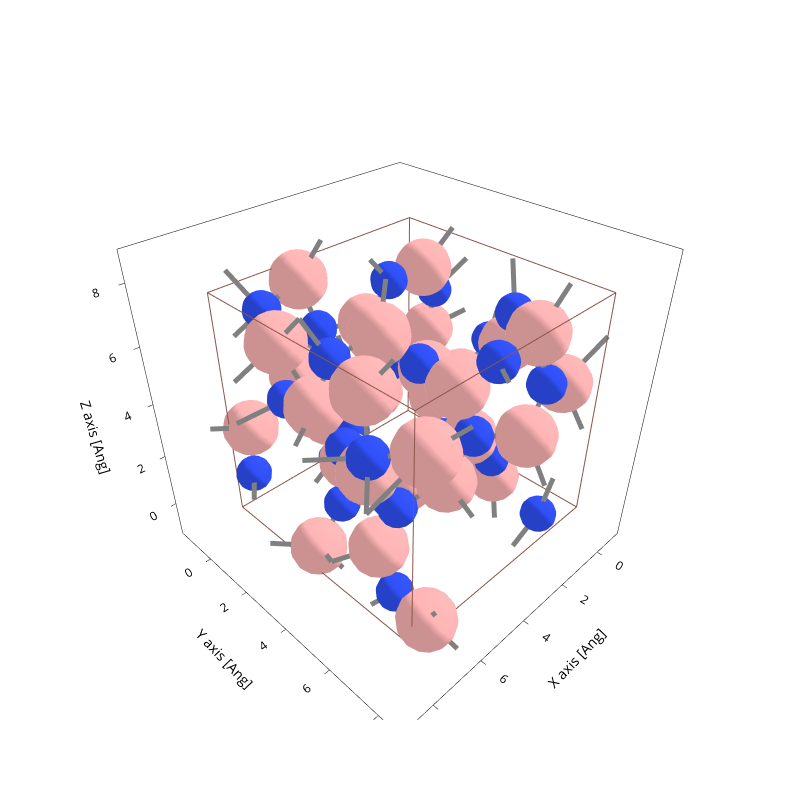

Notebook code cell kept with this figure:
### Code cell
file = sisl.get_sile(path / "aiida.fdf")
fig = file.plot.geometry(axes="xyz")
# filepath = savedir_struct / f"{n_atoms}atm_{structure}.png"
# fig.write_image(str(filepath))
fig.update_layout(
    autosize=False,
    width=800,
    height=800,
    showlegend=False,
)
fig.show()

filename = f"{split}_{n_atoms}atm_{structure}_structure.png"
dir = Path("exports") / model_dir.parts[-1] 
filepath = dir/ filename
dir.mkdir(exist_ok=True, parents=True)
fig.write_image(filepath)

### Figure 1 — Plotly figure (JSON) as saved in the notebook; plotly's stock layout.template omitted (floating-point values rounded to 4 significant figures; data arrays with more than 128 entries replaced by an {"elided": "..."} marker saying what was removed)
{"data": [{"line": {"color": "gray", "width": 10}, "meta": {}, "mode": "lines", "name": "Bonds", "opacity": 1, "type": "scatter3d", "x": {"elided": "2772 float values"}, "y": {"elided": "2772 float values"}, "z": {"elided": "2772 float values"}}, {"alphahull": 0, "color": "#FFB5B5", "hovertemplate": "%{meta.position}", "legendgroup": "Atoms", "meta": {"meta": {"Atoms_i": 0}, "position": "(6.96, 3.26, 5.25)"}, "name": "Atoms", "opacity": 1, "showlegend": true, "showscale": false, "type": "mesh3d", "x": {"elided": "225 float values"}, "y": {"elided": "225 float values"}, "z": {"elided": "225 float values"}}, {"alphahull": 0, "color": "#FFB5B5", "hovertemplate": "%{meta.position}", "legendgroup": "Atoms", "meta": {"meta": {"Atoms_i": 1}, "position": "(3.66, 1.77, 5.98)"}, "name": "Atoms", "opacity": 1, "showlegend": false, "showscale": false, "type": "mesh3d", "x": {"elided": "225 float values"}, "y": {"elided": "225 float values"}, "z": {"elided": "225 float values"}}, {"alphahull": 0, "color": "#FFB5B5", "hovertemplate": "%{meta.position}", "legendgroup": "Atoms", "meta": {"meta": {"Atoms_i": 2}, "position": "(4.61, 4.39, 1.74)"}, "name": "Atoms", "opacity": 1, "showlegend": false, "showscale": false, "type": "mesh3d", "x": {"elided": "225 float values"}, "y": {"elided": "225 float values"}, "z": {"elided": "225 float values"}}, {"alphahull": 0, "color": "#FFB5B5", "hovertemplate": "%{meta.position}", "legendgroup": "Atoms", "meta": {"meta": {"Atoms_i": 3}, "position": "(6.92, 7.35, 5.91)"}, "name": "Atoms", "opacity": 1, "showlegend": false, "showscale": false, "type": "mesh3d", "x": {"elided": "225 float values"}, "y": {"elided": "225 float values"}, "z": {"elided": "225 float values"}}, {"alphahull": 0, "color": "#FFB5B5", "hovertemplate": "%{meta.position}", "legendgroup": "Atoms", "meta": {"meta": {"Atoms_i": 4}, "position": "(3.55, 2.02, 3.55)"}, "name": "Atoms", "opacity": 1, "showlegend": false, "showscale": false, "type": "mesh3d", "x": {"elided": "225 float values"}, "y": {"elided": "225 float values"}, "z": {"elided": "225 float values"}}, {"alphahull": 0, "color": "#FFB5B5", "hovertemplate": "%{meta.position}", "legendgroup": "Atoms", "meta": {"meta": {"Atoms_i": 5}, "position": "(1.16, 5.24, 5.65)"}, "name": "Atoms", "opacity": 1, "showlegend": false, "showscale": false, "type": "mesh3d", "x": {"elided": "225 float values"}, "y": {"elided": "225 float values"}, "z": {"elided": "225 float values"}}, {"alphahull": 0, "color": "#FFB5B5", "hovertemplate": "%{meta.position}", "legendgroup": "Atoms", "meta": {"meta": {"Atoms_i": 6}, "position": "(7.34, 3.41, 0.33)"}, "name": "Atoms", "opacity": 1, "showlegend": false, "showscale": false, "type": "mesh3d", "x": {"elided": "225 float values"}, "y": {"elided": "225 float values"}, "z": {"elided": "225 float values"}}, {"alphahull": 0, "color": "#FFB5B5", "hovertemplate": "%{meta.position}", "legendgroup": "Atoms", "meta": {"meta": {"Atoms_i": 7}, "position": "(1.52, 2.08, 7.18)"}, "name": "Atoms", "opacity": 1, "showlegend": false, "showscale": false, "type": "mesh3d", "x": {"elided": "225 float values"}, "y": {"elided": "225 float values"}, "z": {"elided": "225 float values"}}, {"alphahull": 0, "color": "#FFB5B5", "hovertemplate": "%{meta.position}", "legendgroup": "Atoms", "meta": {"meta": {"Atoms_i": 8}, "position": "(4.35, 6.05, 5.95)"}, "name": "Atoms", "opacity": 1, "showlegend": false, "showscale": false, "type": "mesh3d", "x": {"elided": "225 float values"}, "y": {"elided": "225 float values"}, "z": {"elided": "225 float values"}}, {"alphahull": 0, "color": "#FFB5B5", "hovertemplate": "%{meta.position}", "legendgroup": "Atoms", "meta": {"meta": {"Atoms_i": 9}, "position": "(5.73, 0.88, 4.68)"}, "name": "Atoms", "opacity": 1, "showlegend": false, "showscale": false, "type": "mesh3d", "x": {"elided": "225 float values"}, "y": {"elided": "225 float values"}, "z": {"elided": "225 float values"}}, {"alphahull": 0, "color": "#FFB5B5", "hovertemplate": "%{meta.position}", "legendgroup": "Atoms", "meta": {"meta": {"Atoms_i": 10}, "position": "(5.91, 3.29, 2.79)"}, "name": "Atoms", "opacity": 1, "showlegend": false, "showscale": false, "type": "mesh3d", "x": {"elided": "225 float values"}, "y": {"elided": "225 float values"}, "z": {"elided": "225 float values"}}, {"alphahull": 0, "color": "#FFB5B5", "hovertemplate": "%{meta.position}", "legendgroup": "Atoms", "meta": {"meta": {"Atoms_i": 11}, "position": "(2.72, 5.27, 3.03)"}, "name": "Atoms", "opacity": 1, "showlegend": false, "showscale": false, "type": "mesh3d", "x": {"elided": "225 float values"}, "y": {"elided": "225 float values"}, "z": {"elided": "225 float values"}}, {"alphahull": 0, "color": "#FFB5B5", "hovertemplate": "%{meta.position}", "legendgroup": "Atoms", "meta": {"meta": {"Atoms_i": 12}, "position": "(0.83, 7.08, 4.92)"}, "name": "Atoms", "opacity": 1, "showlegend": false, "showscale": false, "type": "mesh3d", "x": {"elided": "225 float values"}, "y": {"elided": "225 float values"}, "z": {"elided": "225 float values"}}, {"alphahull": 0, "color": "#FFB5B5", "hovertemplate": "%{meta.position}", "legendgroup": "Atoms", "meta": {"meta": {"Atoms_i": 13}, "position": "(7.09, 7.67, 0.38)"}, "name": "Atoms", "opacity": 1, "showlegend": false, "showscale": false, "type": "mesh3d", "x": {"elided": "225 float values"}, "y": {"elided": "225 float values"}, "z": {"elided": "225 float values"}}, {"alphahull": 0, "color": "#FFB5B5", "hovertemplate": "%{meta.position}", "legendgroup": "Atoms", "meta": {"meta": {"Atoms_i": 14}, "position": "(7.00, 5.31, 6.74)"}, "name": "Atoms", "opacity": 1, "showlegend": false, "showscale": false, "type": "mesh3d", "x": {"elided": "225 float values"}, "y": {"elided": "225 float values"}, "z": {"elided": "225 float values"}}, {"alphahull": 0, "color": "#FFB5B5", "hovertemplate": "%{meta.position}", "legendgroup": "Atoms", "meta": {"meta": {"Atoms_i": 15}, "position": "(6.97, 5.33, 4.15)"}, "name": "Atoms", "opacity": 1, "showlegend": false, "showscale": false, "type": "mesh3d", "x": {"elided": "225 float values"}, "y": {"elided": "225 float values"}, "z": {"elided": "225 float values"}}, {"alphahull": 0, "color": "#FFB5B5", "hovertemplate": "%{meta.position}", "legendgroup": "Atoms", "meta": {"meta": {"Atoms_i": 16}, "position": "(7.08, 0.05, 2.91)"}, "name": "Atoms", "opacity": 1, "showlegend": false, "showscale": false, "type": "mesh3d", "x": {"elided": "225 float values"}, "y": {"elided": "225 float values"}, "z": {"elided": "225 float values"}}, {"alphahull": 0, "color": "#FFB5B5", "hovertemplate": "%{meta.position}", "legendgroup": "Atoms", "meta": {"meta": {"Atoms_i": 17}, "position": "(0.54, 1.42, 4.43)"}, "name": "Atoms", "opacity": 1, "showlegend": false, "showscale": false, "type": "mesh3d", "x": {"elided": "225 float values"}, "y": {"elided": "225 float values"}, "z": {"elided": "225 float values"}}, {"alphahull": 0, "color": "#FFB5B5", "hovertemplate": "%{meta.position}", "legendgroup": "Atoms", "meta": {"meta": {"Atoms_i": 18}, "position": "(1.89, 0.06, 2.41)"}, "name": "Atoms", "opacity": 1, "showlegend": false, "showscale": false, "type": "mesh3d", "x": {"elided": "225 float values"}, "y": {"elided": "225 float values"}, "z": {"elided": "225 float values"}}, {"alphahull": 0, "color": "#FFB5B5", "hovertemplate": "%{meta.position}", "legendgroup": "Atoms", "meta": {"meta": {"Atoms_i": 19}, "position": "(1.23, 3.57, 3.80)"}, "name": "Atoms", "opacity": 1, "showlegend": false, "showscale": false, "type": "mesh3d", "x": {"elided": "225 float values"}, "y": {"elided": "225 float values"}, "z": {"elided": "225 float values"}}, {"alphahull": 0, "color": "#FFB5B5", "hovertemplate": "%{meta.position}", "legendgroup": "Atoms", "meta": {"meta": {"Atoms_i": 20}, "position": "(4.64, 0.79, 2.38)"}, "name": "Atoms", "opacity": 1, "showlegend": false, "showscale": false, "type": "mesh3d", "x": {"elided": "225 float values"}, "y": {"elided": "225 float values"}, "z": {"elided": "225 float values"}}, {"alphahull": 0, "color": "#FFB5B5", "hovertemplate": "%{meta.position}", "legendgroup": "Atoms", "meta": {"meta": {"Atoms_i": 21}, "position": "(2.41, 7.09, 7.22)"}, "name": "Atoms", "opacity": 1, "showlegend": false, "showscale": false, "type": "mesh3d", "x": {"elided": "225 float values"}, "y": {"elided": "225 float values"}, "z": {"elided": "225 float values"}}, {"alphahull": 0, "color": "#FFB5B5", "hovertemplate": "%{meta.position}", "legendgroup": "Atoms", "meta": {"meta": {"Atoms_i": 22}, "position": "(3.16, 7.58, 4.52)"}, "name": "Atoms", "opacity": 1, "showlegend": false, "showscale": false, "type": "mesh3d", "x": {"elided": "225 float values"}, "y": {"elided": "225 float values"}, "z": {"elided": "225 float values"}}, {"alphahull": 0, "color": "#FFB5B5", "hovertemplate": "%{meta.position}", "legendgroup": "Atoms", "meta": {"meta": {"Atoms_i": 23}, "position": "(6.88, 5.59, 1.54)"}, "name": "Atoms", "opacity": 1, "showlegend": false, "showscale": false, "type": "mesh3d", "x": {"elided": "225 float values"}, "y": {"elided": "225 float values"}, "z": {"elided": "225 float values"}}, {"alphahull": 0, "color": "#FFB5B5", "hovertemplate": "%{meta.position}", "legendgroup": "Atoms", "meta": {"meta": {"Atoms_i": 24}, "position": "(7.09, 1.94, 6.75)"}, "name": "Atoms", "opacity": 1, "showlegend": false, "showscale": false, "type": "mesh3d", "x": {"elided": "225 float values"}, "y": {"elided": "225 float values"}, "z": {"elided": "225 float values"}}, {"alphahull": 0, "color": "#FFB5B5", "hovertemplate": "%{meta.position}", "legendgroup": "Atoms", "meta": {"meta": {"Atoms_i": 25}, "position": "(0.56, 1.77, 1.81)"}, "name": "Atoms", "opacity": 1, "showlegend": false, "showscale": false, "type": "mesh3d", "x": {"elided": "225 float values"}, "y": {"elided": "225 float values"}, "z": {"elided": "225 float values"}}, {"alphahull": 0, "color": "#FFB5B5", "hovertemplate": "%{meta.position}", "legendgroup": "Atoms", "meta": {"meta": {"Atoms_i": 26}, "position": "(5.06, 6.41, 3.35)"}, "name": "Atoms", "opacity": 1, "showlegend": false, "showscale": false, "type": "mesh3d", "x": {"elided": "225 float values"}, "y": {"elided": "225 float values"}, "z": {"elided": "225 float values"}}, {"alphahull": 0, "color": "#FFB5B5", "hovertemplate": "%{meta.position}", "legendgroup": "Atoms", "meta": {"meta": {"Atoms_i": 27}, "position": "(1.31, 5.25, 0.60)"}, "name": "Atoms", "opacity": 1, "showlegend": false, "showscale": false, "type": "mesh3d", "x": {"elided": "225 float values"}, "y": {"elided": "225 float values"}, "z": {"elided": "225 float values"}}, {"alphahull": 0, "color": "#FFB5B5", "hovertemplate": "%{meta.position}", "legendgroup": "Atoms", "meta": {"meta": {"Atoms_i": 28}, "position": "(4.99, 0.33, 7.35)"}, "name": "Atoms", "opacity": 1, "showlegend": false, "showscale": false, "type": "mesh3d", "x": {"elided": "225 float values"}, "y": {"elided": "225 float values"}, "z": {"elided": "225 float values"}}, {"alphahull": 0, "color": "#FFB5B5", "hovertemplate": "%{meta.position}", "legendgroup": "Atoms", "meta": {"meta": {"Atoms_i": 29}, "position": "(3.32, 4.00, 5.14)"}, "name": "Atoms", "opacity": 1, "showlegend": false, "showscale": false, "type": "mesh3d", "x": {"elided": "225 float values"}, "y": {"elided": "225 float values"}, "z": {"elided": "225 float values"}}, {"alphahull": 0, "color": "#FFB5B5", "hovertemplate": "%{meta.position}", "legendgroup": "Atoms", "meta": {"meta": {"Atoms_i": 30}, "position": "(3.92, 2.29, 0.45)"}, "name": "Atoms", "opacity": 1, "showlegend": false, "showscale": false, "type": "mesh3d", "x": {"elided": "225 float values"}, "y": {"elided": "225 float values"}, "z": {"elided": "225 float values"}}, {"alphahull": 0, "color": "#FFB5B5", "hovertemplate": "%{meta.position}", "legendgroup": "Atoms", "meta": {"meta": {"Atoms_i": 31}, "position": "(5.15, 3.92, 7.02)"}, "name": "Atoms", "opacity": 1, "showlegend": false, "showscale": false, "type": "mesh3d", "x": {"elided": "225 float values"}, "y": {"elided": "225 float values"}, "z": {"elided": "225 float values"}}, {"alphahull": 0, "color": "#3050F8", "hovertemplate": "%{meta.position}", "legendgroup": "Atoms", "meta": {"meta": {"Atoms_i": 32}, "position": "(0.63, 2.44, 0.52)"}, "name": "Atoms", "opacity": 1, "showlegend": false, "showscale": false, "type": "mesh3d", "x": {"elided": "225 float values"}, "y": {"elided": "225 float values"}, "z": {"elided": "225 float values"}}, {"alphahull": 0, "color": "#3050F8", "hovertemplate": "%{meta.position}", "legendgroup": "Atoms", "meta": {"meta": {"Atoms_i": 33}, "position": "(2.14, 7.36, 5.63)"}, "name": "Atoms", "opacity": 1, "showlegend": false, "showscale": false, "type": "mesh3d", "x": {"elided": "225 float values"}, "y": {"elided": "225 float values"}, "z": {"elided": "225 float values"}}, {"alphahull": 0, "color": "#3050F8", "hovertemplate": "%{meta.position}", "legendgroup": "Atoms", "meta": {"meta": {"Atoms_i": 34}, "position": "(0.67, 0.07, 3.59)"}, "name": "Atoms", "opacity": 1, "showlegend": false, "showscale": false, "type": "mesh3d", "x": {"elided": "225 float values"}, "y": {"elided": "225 float values"}, "z": {"elided": "225 float values"}}, {"alphahull": 0, "color": "#3050F8", "hovertemplate": "%{meta.position}", "legendgroup": "Atoms", "meta": {"meta": {"Atoms_i": 35}, "position": "(4.57, 3.60, 0.53)"}, "name": "Atoms", "opacity": 1, "showlegend": false, "showscale": false, "type": "mesh3d", "x": {"elided": "225 float values"}, "y": {"elided": "225 float values"}, "z": {"elided": "225 float values"}}, {"alphahull": 0, "color": "#3050F8", "hovertemplate": "%{meta.position}", "legendgroup": "Atoms", "meta": {"meta": {"Atoms_i": 36}, "position": "(6.35, 3.42, 1.44)"}, "name": "Atoms", "opacity": 1, "showlegend": false, "showscale": false, "type": "mesh3d", "x": {"elided": "225 float values"}, "y": {"elided": "225 float values"}, "z": {"elided": "225 float values"}}, {"alphahull": 0, "color": "#3050F8", "hovertemplate": "%{meta.position}", "legendgroup": "Atoms", "meta": {"meta": {"Atoms_i": 37}, "position": "(3.38, 2.59, 4.83)"}, "name": "Atoms", "opacity": 1, "showlegend": false, "showscale": false, "type": "mesh3d", "x": {"elided": "225 float values"}, "y": {"elided": "225 float values"}, "z": {"elided": "225 float values"}}, {"alphahull": 0, "color": "#3050F8", "hovertemplate": "%{meta.position}", "legendgroup": "Atoms", "meta": {"meta": {"Atoms_i": 38}, "position": "(6.88, 6.23, 0.17)"}, "name": "Atoms", "opacity": 1, "showlegend": false, "showscale": false, "type": "mesh3d", "x": {"elided": "225 float values"}, "y": {"elided": "225 float values"}, "z": {"elided": "225 float values"}}, {"alphahull": 0, "color": "#3050F8", "hovertemplate": "%{meta.position}", "legendgroup": "Atoms", "meta": {"meta": {"Atoms_i": 39}, "position": "(4.61, 1.03, 0.87)"}, "name": "Atoms", "opacity": 1, "showlegend": false, "showscale": false, "type": "mesh3d", "x": {"elided": "225 float values"}, "y": {"elided": "225 float values"}, "z": {"elided": "225 float values"}}, {"alphahull": 0, "color": "#3050F8", "hovertemplate": "%{meta.position}", "legendgroup": "Atoms", "meta": {"meta": {"Atoms_i": 40}, "position": "(4.85, 0.95, 5.90)"}, "name": "Atoms", "opacity": 1, "showlegend": false, "showscale": false, "type": "mesh3d", "x": {"elided": "225 float values"}, "y": {"elided": "225 float values"}, "z": {"elided": "225 float values"}}, {"alphahull": 0, "color": "#3050F8", "hovertemplate": "%{meta.position}", "legendgroup": "Atoms", "meta": {"meta": {"Atoms_i": 41}, "position": "(6.50, 0.54, 6.99)"}, "name": "Atoms", "opacity": 1, "showlegend": false, "showscale": false, "type": "mesh3d", "x": {"elided": "225 float values"}, "y": {"elided": "225 float values"}, "z": {"elided": "225 float values"}}, {"alphahull": 0, "color": "#3050F8", "hovertemplate": "%{meta.position}", "legendgroup": "Atoms", "meta": {"meta": {"Atoms_i": 42}, "position": "(0.05, 4.63, 0.93)"}, "name": "Atoms", "opacity": 1, "showlegend": false, "showscale": false, "type": "mesh3d", "x": {"elided": "225 float values"}, "y": {"elided": "225 float values"}, "z": {"elided": "225 float values"}}, {"alphahull": 0, "color": "#3050F8", "hovertemplate": "%{meta.position}", "legendgroup": "Atoms", "meta": {"meta": {"Atoms_i": 43}, "position": "(6.63, 3.61, 6.76)"}, "name": "Atoms", "opacity": 1, "showlegend": false, "showscale": false, "type": "mesh3d", "x": {"elided": "225 float values"}, "y": {"elided": "225 float values"}, "z": {"elided": "225 float values"}}, {"alphahull": 0, "color": "#3050F8", "hovertemplate": "%{meta.position}", "legendgroup": "Atoms", "meta": {"meta": {"Atoms_i": 44}, "position": "(1.99, 7.58, 0.87)"}, "name": "Atoms", "opacity": 1, "showlegend": false, "showscale": false, "type": "mesh3d", "x": {"elided": "225 float values"}, "y": {"elided": "225 float values"}, "z": {"elided": "225 float values"}}, {"alphahull": 0, "color": "#3050F8", "hovertemplate": "%{meta.position}", "legendgroup": "Atoms", "meta": {"meta": {"Atoms_i": 45}, "position": "(0.61, 1.75, 6.00)"}, "name": "Atoms", "opacity": 1, "showlegend": false, "showscale": false, "type": "mesh3d", "x": {"elided": "225 float values"}, "y": {"elided": "225 float values"}, "z": {"elided": "225 float values"}}, {"alphahull": 0, "color": "#3050F8", "hovertemplate": "%{meta.position}", "legendgroup": "Atoms", "meta": {"meta": {"Atoms_i": 46}, "position": "(6.41, 5.87, 2.89)"}, "name": "Atoms", "opacity": 1, "showlegend": false, "showscale": false, "type": "mesh3d", "x": {"elided": "225 float values"}, "y": {"elided": "225 float values"}, "z": {"elided": "225 float values"}}, {"alphahull": 0, "color": "#3050F8", "hovertemplate": "%{meta.position}", "legendgroup": "Atoms", "meta": {"meta": {"Atoms_i": 47}, "position": "(1.93, 5.58, 1.87)"}, "name": "Atoms", "opacity": 1, "showlegend": false, "showscale": false, "type": "mesh3d", "x": {"elided": "225 float values"}, "y": {"elided": "225 float values"}, "z": {"elided": "225 float values"}}, {"alphahull": 0, "color": "#3050F8", "hovertemplate": "%{meta.position}", "legendgroup": "Atoms", "meta": {"meta": {"Atoms_i": 48}, "position": "(2.94, 2.03, 7.21)"}, "name": "Atoms", "opacity": 1, "showlegend": false, "showscale": false, "type": "mesh3d", "x": {"elided": "225 float values"}, "y": {"elided": "225 float values"}, "z": {"elided": "225 float values"}}, {"alphahull": 0, "color": "#3050F8", "hovertemplate": "%{meta.position}", "legendgroup": "Atoms", "meta": {"meta": {"Atoms_i": 49}, "position": "(4.29, 6.66, 4.63)"}, "name": "Atoms", "opacity": 1, "showlegend": false, "showscale": false, "type": "mesh3d", "x": {"elided": "225 float values"}, "y": {"elided": "225 float values"}, "z": {"elided": "225 float values"}}, {"alphahull": 0, "color": "#3050F8", "hovertemplate": "%{meta.position}", "legendgroup": "Atoms", "meta": {"meta": {"Atoms_i": 50}, "position": "(6.55, 3.93, 3.99)"}, "name": "Atoms", "opacity": 1, "showlegend": false, "showscale": false, "type": "mesh3d", "x": {"elided": "225 float values"}, "y": {"elided": "225 float values"}, "z": {"elided": "225 float values"}}, {"alphahull": 0, "color": "#3050F8", "hovertemplate": "%{meta.position}", "legendgroup": "Atoms", "meta": {"meta": {"Atoms_i": 51}, "position": "(7.57, 6.03, 5.39)"}, "name": "Atoms", "opacity": 1, "showlegend": false, "showscale": false, "type": "mesh3d", "x": {"elided": "225 float values"}, "y": {"elided": "225 float values"}, "z": {"elided": "225 float values"}}, {"alphahull": 0, "color": "#3050F8", "hovertemplate": "%{meta.position}", "legendgroup": "Atoms", "meta": {"meta": {"Atoms_i": 52}, "position": "(1.65, 5.73, 7.04)"}, "name": "Atoms", "opacity": 1, "showlegend": false, "showscale": false, "type": "mesh3d", "x": {"elided": "225 float values"}, "y": {"elided": "225 float values"}, "z": {"elided": "225 float values"}}, {"alphahull": 0, "color": "#3050F8", "hovertemplate": "%{meta.position}", "legendgroup": "Atoms", "meta": {"meta": {"Atoms_i": 53}, "position": "(3.96, 7.03, 6.99)"}, "name": "Atoms", "opacity": 1, "showlegend": false, "showscale": false, "type": "mesh3d", "x": {"elided": "225 float values"}, "y": {"elided": "225 float values"}, "z": {"elided": "225 float values"}}, {"alphahull": 0, "color": "#3050F8", "hovertemplate": "%{meta.position}", "legendgroup": "Atoms", "meta": {"meta": {"Atoms_i": 54}, "position": "(2.24, 4.66, 4.32)"}, "name": "Atoms", "opacity": 1, "showlegend": false, "showscale": false, "type": "mesh3d", "x": {"elided": "225 float values"}, "y": {"elided": "225 float values"}, "z": {"elided": "225 float values"}}, {"alphahull": 0, "color": "#3050F8", "hovertemplate": "%{meta.position}", "legendgroup": "Atoms", "meta": {"meta": {"Atoms_i": 55}, "position": "(4.85, 2.28, 2.86)"}, "name": "Atoms", "opacity": 1, "showlegend": false, "showscale": false, "type": "mesh3d", "x": {"elided": "225 float values"}, "y": {"elided": "225 float values"}, "z": {"elided": "225 float values"}}, {"alphahull": 0, "color": "#3050F8", "hovertemplate": "%{meta.position}", "legendgroup": "Atoms", "meta": {"meta": {"Atoms_i": 56}, "position": "(7.50, 0.55, 1.60)"}, "name": "Atoms", "opacity": 1, "showlegend": false, "showscale": false, "type": "mesh3d", "x": {"elided": "225 float values"}, "y": {"elided": "225 float values"}, "z": {"elided": "225 float values"}}, {"alphahull": 0, "color": "#3050F8", "hovertemplate": "%{meta.position}", "legendgroup": "Atoms", "meta": {"meta": {"Atoms_i": 57}, "position": "(3.12, 0.55, 3.18)"}, "name": "Atoms", "opacity": 1, "showlegend": false, "showscale": false, "type": "mesh3d", "x": {"elided": "225 float values"}, "y": {"elided": "225 float values"}, "z": {"elided": "225 float values"}}, {"alphahull": 0, "color": "#3050F8", "hovertemplate": "%{meta.position}", "legendgroup": "Atoms", "meta": {"meta": {"Atoms_i": 58}, "position": "(0.46, 4.01, 5.01)"}, "name": "Atoms", "opacity": 1, "showlegend": false, "showscale": false, "type": "mesh3d", "x": {"elided": "225 float values"}, "y": {"elided": "225 float values"}, "z": {"elided": "225 float values"}}, {"alphahull": 0, "color": "#3050F8", "hovertemplate": "%{meta.position}", "legendgroup": "Atoms", "meta": {"meta": {"Atoms_i": 59}, "position": "(5.64, 0.07, 3.36)"}, "name": "Atoms", "opacity": 1, "showlegend": false, "showscale": false, "type": "mesh3d", "x": {"elided": "225 float values"}, "y": {"elided": "225 float values"}, "z": {"elided": "225 float values"}}, {"alphahull": 0, "color": "#3050F8", "hovertemplate": "%{meta.position}", "legendgroup": "Atoms", "meta": {"meta": {"Atoms_i": 60}, "position": "(4.16, 5.39, 2.67)"}, "name": "Atoms", "opacity": 1, "showlegend": false, "showscale": false, "type": "mesh3d", "x": {"elided": "225 float values"}, "y": {"elided": "225 float values"}, "z": {"elided": "225 float values"}}, {"alphahull": 0, "color": "#3050F8", "hovertemplate": "%{meta.position}", "legendgroup": "Atoms", "meta": {"meta": {"Atoms_i": 61}, "position": "(0.93, 2.26, 3.18)"}, "name": "Atoms", "opacity": 1, "showlegend": false, "showscale": false, "type": "mesh3d", "x": {"elided": "225 float values"}, "y": {"elided": "225 float values"}, "z": {"elided": "225 float values"}}, {"alphahull": 0, "color": "#3050F8", "hovertemplate": "%{meta.position}", "legendgroup": "Atoms", "meta": {"meta": {"Atoms_i": 62}, "position": "(6.86, 1.81, 4.73)"}, "name": "Atoms", "opacity": 1, "showlegend": false, "showscale": false, "type": "mesh3d", "x": {"elided": "225 float values"}, "y": {"elided": "225 float values"}, "z": {"elided": "225 float values"}}, {"alphahull": 0, "color": "#3050F8", "hovertemplate": "%{meta.position}", "legendgroup": "Atoms", "meta": {"meta": {"Atoms_i": 63}, "position": "(4.30, 4.61, 6.03)"}, "name": "Atoms", "opacity": 1, "showlegend": false, "showscale": false, "type": "mesh3d", "x": {"elided": "225 float values"}, "y": {"elided": "225 float values"}, "z": {"elided": "225 float values"}}, {"meta": {}, "mode": "lines", "name": "Unit cell", "type": "scatter3d", "x": [0.0, 0.0, 7.796, 7.796, 0.0, 0.0, NaN, 0.0, 0.0, 0.0, 7.796, 7.796, 0.0, NaN, 7.796, 7.796, NaN, 7.796, 7.796], "y": [0.0, 7.796, 7.796, 7.796, 7.796, 7.796, NaN, 7.796, 0.0, 0.0, 0.0, 0.0, 0.0, NaN, 7.796, 0.0, NaN, 7.796, 0.0], "z": [0.0, 0.0, 0.0, 7.796, 7.796, 0.0, NaN, 7.796, 7.796, 0.0, 0.0, 7.796, 7.796, NaN, 0.0, 0.0, NaN, 7.796, 7.796]}], "layout": {"autosize": false, "height": 800, "scene": {"aspectmode": "data", "xaxis": {"title": {"text": "X axis [Ang]"}}, "yaxis": {"title": {"text": "Y axis [Ang]"}}, "zaxis": {"title": {"text": "Z axis [Ang]"}}}, "showlegend": false, "width": 800, "xaxis": {"scaleanchor": "y", "scaleratio": 1, "title": {"text": "X axis [Ang]"}}, "yaxis": {"title": {"text": "Y axis [Ang]"}}}}
